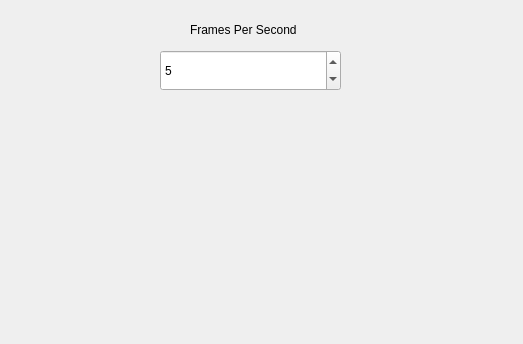
<?xml version="1.0" encoding="UTF-8"?>
<ui version="4.0">
 <class>realPreviewWindow</class>
 <widget class="QDialog" name="realPreviewWindow">
  <property name="geometry">
   <rect>
    <x>0</x>
    <y>0</y>
    <width>523</width>
    <height>344</height>
   </rect>
  </property>
  <property name="windowTitle">
   <string>Dialog</string>
  </property>
  <widget class="previewwidget" name="canvas" native="true">
   <property name="geometry">
    <rect>
     <x>0</x>
     <y>100</y>
     <width>521</width>
     <height>241</height>
    </rect>
   </property>
  </widget>
  <widget class="QSpinBox" name="frameCounter">
   <property name="geometry">
    <rect>
     <x>160</x>
     <y>50</y>
     <width>181</width>
     <height>41</height>
    </rect>
   </property>
   <property name="minimum">
    <number>1</number>
   </property>
   <property name="maximum">
    <number>144</number>
   </property>
   <property name="value">
    <number>5</number>
   </property>
  </widget>
  <widget class="QLabel" name="frameLabel">
   <property name="geometry">
    <rect>
     <x>190</x>
     <y>20</y>
     <width>161</width>
     <height>20</height>
    </rect>
   </property>
   <property name="text">
    <string>Frames Per Second</string>
   </property>
  </widget>
 </widget>
 <customwidgets>
  <customwidget>
   <class>previewwidget</class>
   <extends>QWidget</extends>
   <header>previewwidget.h</header>
   <container>1</container>
  </customwidget>
 </customwidgets>
 <resources/>
 <connections/>
</ui>
